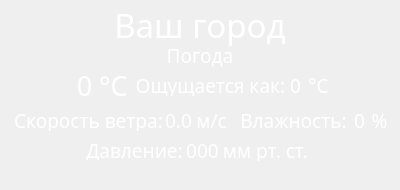
<?xml version="1.0" encoding="UTF-8"?>
<ui version="4.0">
 <class>WeatherWindow</class>
 <widget class="QWidget" name="WeatherWindow">
  <property name="geometry">
   <rect>
    <x>0</x>
    <y>0</y>
    <width>400</width>
    <height>190</height>
   </rect>
  </property>
  <property name="minimumSize">
   <size>
    <width>400</width>
    <height>190</height>
   </size>
  </property>
  <property name="maximumSize">
   <size>
    <width>400</width>
    <height>190</height>
   </size>
  </property>
  <property name="windowTitle">
   <string>Form</string>
  </property>
  <widget class="QLabel" name="citylbl">
   <property name="geometry">
    <rect>
     <x>0</x>
     <y>0</y>
     <width>400</width>
     <height>50</height>
    </rect>
   </property>
   <property name="palette">
    <palette>
     <active>
      <colorrole role="WindowText">
       <brush brushstyle="SolidPattern">
        <color alpha="255">
         <red>255</red>
         <green>255</green>
         <blue>255</blue>
        </color>
       </brush>
      </colorrole>
      <colorrole role="Text">
       <brush brushstyle="SolidPattern">
        <color alpha="255">
         <red>255</red>
         <green>255</green>
         <blue>255</blue>
        </color>
       </brush>
      </colorrole>
      <colorrole role="PlaceholderText">
       <brush brushstyle="SolidPattern">
        <color alpha="128">
         <red>255</red>
         <green>255</green>
         <blue>255</blue>
        </color>
       </brush>
      </colorrole>
     </active>
     <inactive>
      <colorrole role="WindowText">
       <brush brushstyle="SolidPattern">
        <color alpha="255">
         <red>255</red>
         <green>255</green>
         <blue>255</blue>
        </color>
       </brush>
      </colorrole>
      <colorrole role="Text">
       <brush brushstyle="SolidPattern">
        <color alpha="255">
         <red>255</red>
         <green>255</green>
         <blue>255</blue>
        </color>
       </brush>
      </colorrole>
      <colorrole role="PlaceholderText">
       <brush brushstyle="SolidPattern">
        <color alpha="128">
         <red>255</red>
         <green>255</green>
         <blue>255</blue>
        </color>
       </brush>
      </colorrole>
     </inactive>
     <disabled>
      <colorrole role="WindowText">
       <brush brushstyle="SolidPattern">
        <color alpha="255">
         <red>120</red>
         <green>120</green>
         <blue>120</blue>
        </color>
       </brush>
      </colorrole>
      <colorrole role="Text">
       <brush brushstyle="SolidPattern">
        <color alpha="255">
         <red>120</red>
         <green>120</green>
         <blue>120</blue>
        </color>
       </brush>
      </colorrole>
      <colorrole role="PlaceholderText">
       <brush brushstyle="SolidPattern">
        <color alpha="128">
         <red>0</red>
         <green>0</green>
         <blue>0</blue>
        </color>
       </brush>
      </colorrole>
     </disabled>
    </palette>
   </property>
   <property name="font">
    <font>
     <family>Yandex Sans Text Medium</family>
     <pointsize>25</pointsize>
    </font>
   </property>
   <property name="text">
    <string>Ваш город</string>
   </property>
   <property name="textFormat">
    <enum>Qt::AutoText</enum>
   </property>
   <property name="alignment">
    <set>Qt::AlignCenter</set>
   </property>
  </widget>
  <widget class="QLabel" name="templbl">
   <property name="geometry">
    <rect>
     <x>69</x>
     <y>70</y>
     <width>31</width>
     <height>31</height>
    </rect>
   </property>
   <property name="palette">
    <palette>
     <active>
      <colorrole role="WindowText">
       <brush brushstyle="SolidPattern">
        <color alpha="255">
         <red>255</red>
         <green>255</green>
         <blue>255</blue>
        </color>
       </brush>
      </colorrole>
     </active>
     <inactive>
      <colorrole role="WindowText">
       <brush brushstyle="SolidPattern">
        <color alpha="255">
         <red>255</red>
         <green>255</green>
         <blue>255</blue>
        </color>
       </brush>
      </colorrole>
     </inactive>
     <disabled>
      <colorrole role="WindowText">
       <brush brushstyle="SolidPattern">
        <color alpha="255">
         <red>120</red>
         <green>120</green>
         <blue>120</blue>
        </color>
       </brush>
      </colorrole>
     </disabled>
    </palette>
   </property>
   <property name="font">
    <font>
     <family>Yandex Sans Text Medium</family>
     <pointsize>20</pointsize>
    </font>
   </property>
   <property name="text">
    <string>0</string>
   </property>
   <property name="alignment">
    <set>Qt::AlignCenter</set>
   </property>
  </widget>
  <widget class="QLabel" name="weatherlbl">
   <property name="geometry">
    <rect>
     <x>0</x>
     <y>40</y>
     <width>400</width>
     <height>31</height>
    </rect>
   </property>
   <property name="palette">
    <palette>
     <active>
      <colorrole role="WindowText">
       <brush brushstyle="SolidPattern">
        <color alpha="255">
         <red>255</red>
         <green>255</green>
         <blue>255</blue>
        </color>
       </brush>
      </colorrole>
     </active>
     <inactive>
      <colorrole role="WindowText">
       <brush brushstyle="SolidPattern">
        <color alpha="255">
         <red>255</red>
         <green>255</green>
         <blue>255</blue>
        </color>
       </brush>
      </colorrole>
     </inactive>
     <disabled>
      <colorrole role="WindowText">
       <brush brushstyle="SolidPattern">
        <color alpha="255">
         <red>120</red>
         <green>120</green>
         <blue>120</blue>
        </color>
       </brush>
      </colorrole>
     </disabled>
    </palette>
   </property>
   <property name="font">
    <font>
     <family>Yandex Sans Text Medium</family>
     <pointsize>14</pointsize>
    </font>
   </property>
   <property name="text">
    <string>Погода</string>
   </property>
   <property name="alignment">
    <set>Qt::AlignCenter</set>
   </property>
  </widget>
  <widget class="QLabel" name="feelslike">
   <property name="geometry">
    <rect>
     <x>135</x>
     <y>75</y>
     <width>151</width>
     <height>21</height>
    </rect>
   </property>
   <property name="palette">
    <palette>
     <active>
      <colorrole role="WindowText">
       <brush brushstyle="SolidPattern">
        <color alpha="255">
         <red>255</red>
         <green>255</green>
         <blue>255</blue>
        </color>
       </brush>
      </colorrole>
     </active>
     <inactive>
      <colorrole role="WindowText">
       <brush brushstyle="SolidPattern">
        <color alpha="255">
         <red>255</red>
         <green>255</green>
         <blue>255</blue>
        </color>
       </brush>
      </colorrole>
     </inactive>
     <disabled>
      <colorrole role="WindowText">
       <brush brushstyle="SolidPattern">
        <color alpha="255">
         <red>120</red>
         <green>120</green>
         <blue>120</blue>
        </color>
       </brush>
      </colorrole>
     </disabled>
    </palette>
   </property>
   <property name="font">
    <font>
     <family>Yandex Sans Text Medium</family>
     <pointsize>14</pointsize>
    </font>
   </property>
   <property name="text">
    <string>Ощущается как:</string>
   </property>
   <property name="alignment">
    <set>Qt::AlignCenter</set>
   </property>
  </widget>
  <widget class="QLabel" name="feelslbl">
   <property name="geometry">
    <rect>
     <x>280</x>
     <y>75</y>
     <width>31</width>
     <height>21</height>
    </rect>
   </property>
   <property name="palette">
    <palette>
     <active>
      <colorrole role="WindowText">
       <brush brushstyle="SolidPattern">
        <color alpha="255">
         <red>255</red>
         <green>255</green>
         <blue>255</blue>
        </color>
       </brush>
      </colorrole>
     </active>
     <inactive>
      <colorrole role="WindowText">
       <brush brushstyle="SolidPattern">
        <color alpha="255">
         <red>255</red>
         <green>255</green>
         <blue>255</blue>
        </color>
       </brush>
      </colorrole>
     </inactive>
     <disabled>
      <colorrole role="WindowText">
       <brush brushstyle="SolidPattern">
        <color alpha="255">
         <red>120</red>
         <green>120</green>
         <blue>120</blue>
        </color>
       </brush>
      </colorrole>
     </disabled>
    </palette>
   </property>
   <property name="font">
    <font>
     <family>Yandex Sans Text Medium</family>
     <pointsize>14</pointsize>
    </font>
   </property>
   <property name="text">
    <string>0</string>
   </property>
   <property name="alignment">
    <set>Qt::AlignCenter</set>
   </property>
  </widget>
  <widget class="QLabel" name="bg">
   <property name="geometry">
    <rect>
     <x>0</x>
     <y>0</y>
     <width>411</width>
     <height>211</height>
    </rect>
   </property>
   <property name="text">
    <string/>
   </property>
   <property name="pixmap">
    <pixmap>../../../../Users/kindast/Desktop/weather/GUI Version (not finished)/icons/background.jpg</pixmap>
   </property>
   <property name="scaledContents">
    <bool>true</bool>
   </property>
  </widget>
  <widget class="QLabel" name="clbl">
   <property name="geometry">
    <rect>
     <x>93</x>
     <y>70</y>
     <width>41</width>
     <height>31</height>
    </rect>
   </property>
   <property name="palette">
    <palette>
     <active>
      <colorrole role="WindowText">
       <brush brushstyle="SolidPattern">
        <color alpha="255">
         <red>255</red>
         <green>255</green>
         <blue>255</blue>
        </color>
       </brush>
      </colorrole>
     </active>
     <inactive>
      <colorrole role="WindowText">
       <brush brushstyle="SolidPattern">
        <color alpha="255">
         <red>255</red>
         <green>255</green>
         <blue>255</blue>
        </color>
       </brush>
      </colorrole>
     </inactive>
     <disabled>
      <colorrole role="WindowText">
       <brush brushstyle="SolidPattern">
        <color alpha="255">
         <red>120</red>
         <green>120</green>
         <blue>120</blue>
        </color>
       </brush>
      </colorrole>
     </disabled>
    </palette>
   </property>
   <property name="font">
    <font>
     <family>Yandex Sans Text Medium</family>
     <pointsize>20</pointsize>
    </font>
   </property>
   <property name="text">
    <string>°С</string>
   </property>
   <property name="alignment">
    <set>Qt::AlignCenter</set>
   </property>
  </widget>
  <widget class="QLabel" name="clbl_2">
   <property name="geometry">
    <rect>
     <x>303</x>
     <y>75</y>
     <width>31</width>
     <height>21</height>
    </rect>
   </property>
   <property name="palette">
    <palette>
     <active>
      <colorrole role="WindowText">
       <brush brushstyle="SolidPattern">
        <color alpha="255">
         <red>255</red>
         <green>255</green>
         <blue>255</blue>
        </color>
       </brush>
      </colorrole>
     </active>
     <inactive>
      <colorrole role="WindowText">
       <brush brushstyle="SolidPattern">
        <color alpha="255">
         <red>255</red>
         <green>255</green>
         <blue>255</blue>
        </color>
       </brush>
      </colorrole>
     </inactive>
     <disabled>
      <colorrole role="WindowText">
       <brush brushstyle="SolidPattern">
        <color alpha="255">
         <red>120</red>
         <green>120</green>
         <blue>120</blue>
        </color>
       </brush>
      </colorrole>
     </disabled>
    </palette>
   </property>
   <property name="font">
    <font>
     <family>Yandex Sans Text Medium</family>
     <pointsize>14</pointsize>
    </font>
   </property>
   <property name="text">
    <string>°С</string>
   </property>
   <property name="alignment">
    <set>Qt::AlignCenter</set>
   </property>
  </widget>
  <widget class="QLabel" name="windspeed">
   <property name="geometry">
    <rect>
     <x>13</x>
     <y>110</y>
     <width>151</width>
     <height>21</height>
    </rect>
   </property>
   <property name="palette">
    <palette>
     <active>
      <colorrole role="WindowText">
       <brush brushstyle="SolidPattern">
        <color alpha="255">
         <red>255</red>
         <green>255</green>
         <blue>255</blue>
        </color>
       </brush>
      </colorrole>
     </active>
     <inactive>
      <colorrole role="WindowText">
       <brush brushstyle="SolidPattern">
        <color alpha="255">
         <red>255</red>
         <green>255</green>
         <blue>255</blue>
        </color>
       </brush>
      </colorrole>
     </inactive>
     <disabled>
      <colorrole role="WindowText">
       <brush brushstyle="SolidPattern">
        <color alpha="255">
         <red>120</red>
         <green>120</green>
         <blue>120</blue>
        </color>
       </brush>
      </colorrole>
     </disabled>
    </palette>
   </property>
   <property name="font">
    <font>
     <family>Yandex Sans Text Medium</family>
     <pointsize>14</pointsize>
    </font>
   </property>
   <property name="text">
    <string>Скорость ветра:</string>
   </property>
   <property name="alignment">
    <set>Qt::AlignCenter</set>
   </property>
  </widget>
  <widget class="QLabel" name="speedlbl">
   <property name="geometry">
    <rect>
     <x>163</x>
     <y>110</y>
     <width>31</width>
     <height>20</height>
    </rect>
   </property>
   <property name="palette">
    <palette>
     <active>
      <colorrole role="WindowText">
       <brush brushstyle="SolidPattern">
        <color alpha="255">
         <red>255</red>
         <green>255</green>
         <blue>255</blue>
        </color>
       </brush>
      </colorrole>
     </active>
     <inactive>
      <colorrole role="WindowText">
       <brush brushstyle="SolidPattern">
        <color alpha="255">
         <red>255</red>
         <green>255</green>
         <blue>255</blue>
        </color>
       </brush>
      </colorrole>
     </inactive>
     <disabled>
      <colorrole role="WindowText">
       <brush brushstyle="SolidPattern">
        <color alpha="255">
         <red>120</red>
         <green>120</green>
         <blue>120</blue>
        </color>
       </brush>
      </colorrole>
     </disabled>
    </palette>
   </property>
   <property name="font">
    <font>
     <family>Yandex Sans Text Medium</family>
     <pointsize>14</pointsize>
    </font>
   </property>
   <property name="text">
    <string>0.0</string>
   </property>
   <property name="alignment">
    <set>Qt::AlignCenter</set>
   </property>
  </widget>
  <widget class="QLabel" name="mslbl">
   <property name="geometry">
    <rect>
     <x>188</x>
     <y>110</y>
     <width>47</width>
     <height>20</height>
    </rect>
   </property>
   <property name="palette">
    <palette>
     <active>
      <colorrole role="WindowText">
       <brush brushstyle="SolidPattern">
        <color alpha="255">
         <red>255</red>
         <green>255</green>
         <blue>255</blue>
        </color>
       </brush>
      </colorrole>
     </active>
     <inactive>
      <colorrole role="WindowText">
       <brush brushstyle="SolidPattern">
        <color alpha="255">
         <red>255</red>
         <green>255</green>
         <blue>255</blue>
        </color>
       </brush>
      </colorrole>
     </inactive>
     <disabled>
      <colorrole role="WindowText">
       <brush brushstyle="SolidPattern">
        <color alpha="255">
         <red>120</red>
         <green>120</green>
         <blue>120</blue>
        </color>
       </brush>
      </colorrole>
     </disabled>
    </palette>
   </property>
   <property name="font">
    <font>
     <family>Yandex Sans Text Medium</family>
     <pointsize>14</pointsize>
    </font>
   </property>
   <property name="text">
    <string>м/с</string>
   </property>
   <property name="alignment">
    <set>Qt::AlignCenter</set>
   </property>
  </widget>
  <widget class="QLabel" name="airhumidity">
   <property name="geometry">
    <rect>
     <x>233</x>
     <y>110</y>
     <width>121</width>
     <height>20</height>
    </rect>
   </property>
   <property name="palette">
    <palette>
     <active>
      <colorrole role="WindowText">
       <brush brushstyle="SolidPattern">
        <color alpha="255">
         <red>255</red>
         <green>255</green>
         <blue>255</blue>
        </color>
       </brush>
      </colorrole>
     </active>
     <inactive>
      <colorrole role="WindowText">
       <brush brushstyle="SolidPattern">
        <color alpha="255">
         <red>255</red>
         <green>255</green>
         <blue>255</blue>
        </color>
       </brush>
      </colorrole>
     </inactive>
     <disabled>
      <colorrole role="WindowText">
       <brush brushstyle="SolidPattern">
        <color alpha="255">
         <red>120</red>
         <green>120</green>
         <blue>120</blue>
        </color>
       </brush>
      </colorrole>
     </disabled>
    </palette>
   </property>
   <property name="font">
    <font>
     <family>Yandex Sans Text Medium</family>
     <pointsize>14</pointsize>
    </font>
   </property>
   <property name="text">
    <string>Влажность:</string>
   </property>
   <property name="alignment">
    <set>Qt::AlignCenter</set>
   </property>
  </widget>
  <widget class="QLabel" name="humlbl">
   <property name="geometry">
    <rect>
     <x>344</x>
     <y>110</y>
     <width>31</width>
     <height>21</height>
    </rect>
   </property>
   <property name="palette">
    <palette>
     <active>
      <colorrole role="WindowText">
       <brush brushstyle="SolidPattern">
        <color alpha="255">
         <red>255</red>
         <green>255</green>
         <blue>255</blue>
        </color>
       </brush>
      </colorrole>
     </active>
     <inactive>
      <colorrole role="WindowText">
       <brush brushstyle="SolidPattern">
        <color alpha="255">
         <red>255</red>
         <green>255</green>
         <blue>255</blue>
        </color>
       </brush>
      </colorrole>
     </inactive>
     <disabled>
      <colorrole role="WindowText">
       <brush brushstyle="SolidPattern">
        <color alpha="255">
         <red>120</red>
         <green>120</green>
         <blue>120</blue>
        </color>
       </brush>
      </colorrole>
     </disabled>
    </palette>
   </property>
   <property name="font">
    <font>
     <family>Yandex Sans Text Medium</family>
     <pointsize>14</pointsize>
    </font>
   </property>
   <property name="text">
    <string>0</string>
   </property>
   <property name="alignment">
    <set>Qt::AlignCenter</set>
   </property>
  </widget>
  <widget class="QLabel" name="procent">
   <property name="geometry">
    <rect>
     <x>369</x>
     <y>110</y>
     <width>21</width>
     <height>20</height>
    </rect>
   </property>
   <property name="palette">
    <palette>
     <active>
      <colorrole role="WindowText">
       <brush brushstyle="SolidPattern">
        <color alpha="255">
         <red>255</red>
         <green>255</green>
         <blue>255</blue>
        </color>
       </brush>
      </colorrole>
     </active>
     <inactive>
      <colorrole role="WindowText">
       <brush brushstyle="SolidPattern">
        <color alpha="255">
         <red>255</red>
         <green>255</green>
         <blue>255</blue>
        </color>
       </brush>
      </colorrole>
     </inactive>
     <disabled>
      <colorrole role="WindowText">
       <brush brushstyle="SolidPattern">
        <color alpha="255">
         <red>120</red>
         <green>120</green>
         <blue>120</blue>
        </color>
       </brush>
      </colorrole>
     </disabled>
    </palette>
   </property>
   <property name="font">
    <font>
     <family>Yandex Sans Text Medium</family>
     <pointsize>14</pointsize>
    </font>
   </property>
   <property name="text">
    <string>%</string>
   </property>
   <property name="alignment">
    <set>Qt::AlignCenter</set>
   </property>
  </widget>
  <widget class="QLabel" name="pressure">
   <property name="geometry">
    <rect>
     <x>84</x>
     <y>140</y>
     <width>101</width>
     <height>20</height>
    </rect>
   </property>
   <property name="palette">
    <palette>
     <active>
      <colorrole role="WindowText">
       <brush brushstyle="SolidPattern">
        <color alpha="255">
         <red>255</red>
         <green>255</green>
         <blue>255</blue>
        </color>
       </brush>
      </colorrole>
     </active>
     <inactive>
      <colorrole role="WindowText">
       <brush brushstyle="SolidPattern">
        <color alpha="255">
         <red>255</red>
         <green>255</green>
         <blue>255</blue>
        </color>
       </brush>
      </colorrole>
     </inactive>
     <disabled>
      <colorrole role="WindowText">
       <brush brushstyle="SolidPattern">
        <color alpha="255">
         <red>120</red>
         <green>120</green>
         <blue>120</blue>
        </color>
       </brush>
      </colorrole>
     </disabled>
    </palette>
   </property>
   <property name="font">
    <font>
     <family>Yandex Sans Text Medium</family>
     <pointsize>14</pointsize>
    </font>
   </property>
   <property name="text">
    <string>Давление:</string>
   </property>
   <property name="alignment">
    <set>Qt::AlignCenter</set>
   </property>
  </widget>
  <widget class="QLabel" name="preslbl">
   <property name="geometry">
    <rect>
     <x>186</x>
     <y>140</y>
     <width>33</width>
     <height>20</height>
    </rect>
   </property>
   <property name="palette">
    <palette>
     <active>
      <colorrole role="WindowText">
       <brush brushstyle="SolidPattern">
        <color alpha="255">
         <red>255</red>
         <green>255</green>
         <blue>255</blue>
        </color>
       </brush>
      </colorrole>
     </active>
     <inactive>
      <colorrole role="WindowText">
       <brush brushstyle="SolidPattern">
        <color alpha="255">
         <red>255</red>
         <green>255</green>
         <blue>255</blue>
        </color>
       </brush>
      </colorrole>
     </inactive>
     <disabled>
      <colorrole role="WindowText">
       <brush brushstyle="SolidPattern">
        <color alpha="255">
         <red>120</red>
         <green>120</green>
         <blue>120</blue>
        </color>
       </brush>
      </colorrole>
     </disabled>
    </palette>
   </property>
   <property name="font">
    <font>
     <family>Yandex Sans Text Medium</family>
     <pointsize>14</pointsize>
    </font>
   </property>
   <property name="text">
    <string>000</string>
   </property>
   <property name="alignment">
    <set>Qt::AlignCenter</set>
   </property>
  </widget>
  <widget class="QLabel" name="mm">
   <property name="geometry">
    <rect>
     <x>210</x>
     <y>140</y>
     <width>111</width>
     <height>21</height>
    </rect>
   </property>
   <property name="palette">
    <palette>
     <active>
      <colorrole role="WindowText">
       <brush brushstyle="SolidPattern">
        <color alpha="255">
         <red>255</red>
         <green>255</green>
         <blue>255</blue>
        </color>
       </brush>
      </colorrole>
     </active>
     <inactive>
      <colorrole role="WindowText">
       <brush brushstyle="SolidPattern">
        <color alpha="255">
         <red>255</red>
         <green>255</green>
         <blue>255</blue>
        </color>
       </brush>
      </colorrole>
     </inactive>
     <disabled>
      <colorrole role="WindowText">
       <brush brushstyle="SolidPattern">
        <color alpha="255">
         <red>120</red>
         <green>120</green>
         <blue>120</blue>
        </color>
       </brush>
      </colorrole>
     </disabled>
    </palette>
   </property>
   <property name="font">
    <font>
     <family>Yandex Sans Text Medium</family>
     <pointsize>14</pointsize>
    </font>
   </property>
   <property name="text">
    <string>мм рт. ст.</string>
   </property>
   <property name="alignment">
    <set>Qt::AlignCenter</set>
   </property>
  </widget>
  <zorder>bg</zorder>
  <zorder>citylbl</zorder>
  <zorder>feelslbl</zorder>
  <zorder>feelslike</zorder>
  <zorder>templbl</zorder>
  <zorder>weatherlbl</zorder>
  <zorder>clbl</zorder>
  <zorder>clbl_2</zorder>
  <zorder>windspeed</zorder>
  <zorder>speedlbl</zorder>
  <zorder>mslbl</zorder>
  <zorder>airhumidity</zorder>
  <zorder>humlbl</zorder>
  <zorder>procent</zorder>
  <zorder>pressure</zorder>
  <zorder>preslbl</zorder>
  <zorder>mm</zorder>
 </widget>
 <resources/>
 <connections/>
</ui>
